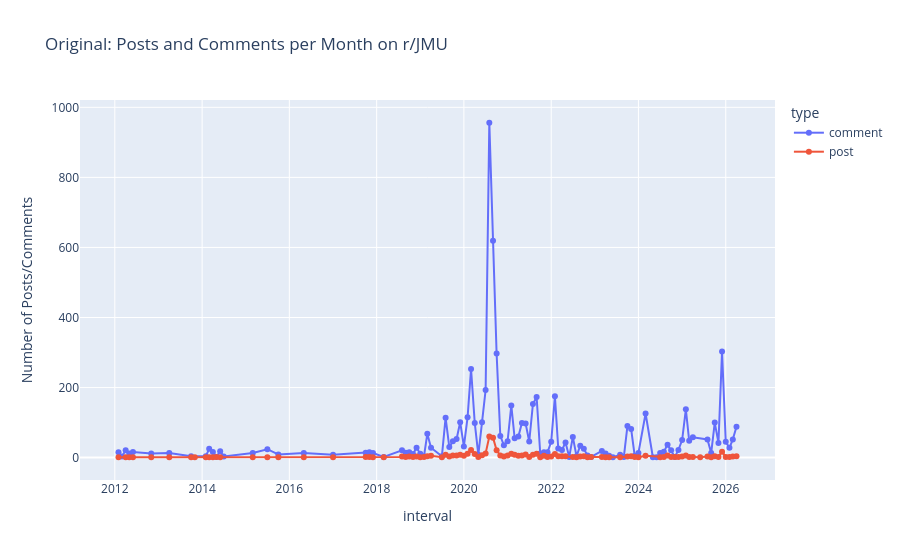

Notebook source saved alongside this figure:
### Markdown cell above
> 💡 **Reflection:** What do we expect to happen to the count line as we change the measurement interval? What will make the line more jagged: days or years? What will make the line smoother: days or years?

### Code cell
df['interval'] = df['date'].dt.to_period('M')

# Group the data by year-month and post type, then count entries in each group
interval_counts = df.groupby(['interval', 'type'], observed=True).size().reset_index(name='count')

# Convert year_month back to datetime format so Plotly can understand it
interval_counts['interval'] = interval_counts['interval'].dt.to_timestamp()

# Create the original line chart
fig = px.line(interval_counts, 
              x='interval', 
              y='count', 
              color='type',
              title='Original: Posts and Comments per Month on r/JMU',
              labels={'count': 'Number of Posts/Comments', 'year_month': 'Year-Month'},
              markers=True)

fig.show()
